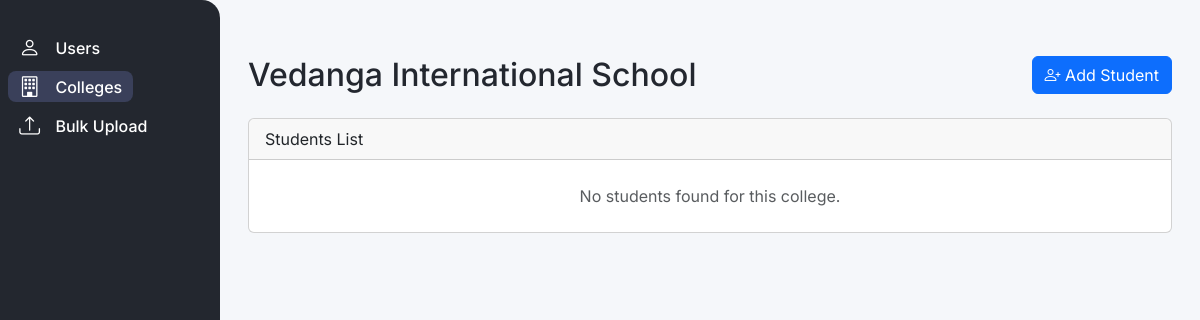
The page /dashboard/college_details/2/ on the database as committed earlier.
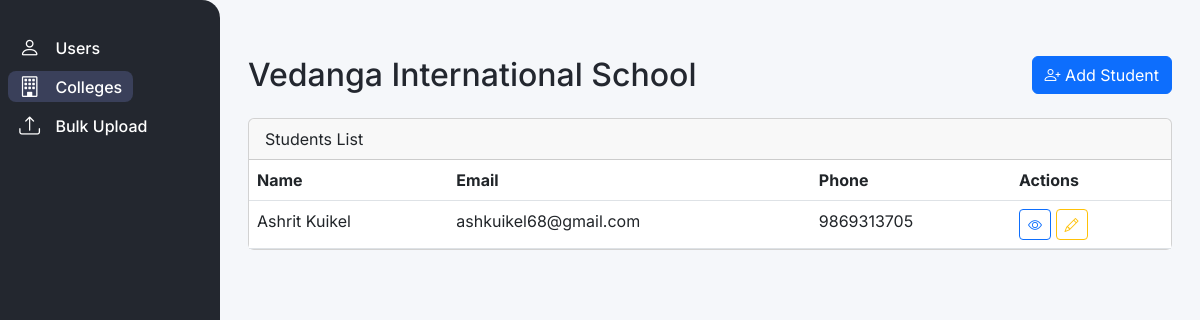
The same page on the database as committed later.
### vcards/models.py (models this page shows, shortened)
class BaseProfile(models.Model):
    name = models.CharField(max_length=255)
    phone = models.CharField(max_length=20)
    email = models.EmailField()
    bio = models.TextField(blank=True, null=True)
    username = models.CharField(max_length=150, unique=True)
    password = models.CharField(max_length=128)  # store hashed version
    profile_photo = models.ImageField(upload_to='profile_photos/', blank=True, null=True)
    cover_photo = models.ImageField(upload_to='cover_photos/', blank=True, null=True)
    skills = models.ManyToManyField(Skill, blank=True)
    show_portfolio = models.BooleanField(default=True)
    show_contact_card = models.BooleanField(default=True)
    facebook = models.URLField(blank=True, null=True)
    instagram = models.URLField(blank=True, null=True)
    twitter = models.URLField(blank=True, null=True)
    linkedin = models.URLField(blank=True, null=True)
    youtube = models.URLField(blank=True, null=True)
    tiktok = models.URLField(blank=True, null=True)
    github = models.URLField(blank=True, null=True)
    figma = models.URLField(blank=True, null=True)
    upwork = models.URLField(blank=True, null=True)
    website = models.URLField(blank=True, null=True)
    views = models.PositiveIntegerField(default=0)
    contact_clicks = models.PositiveIntegerField(default=0)
    downloads = models.PositiveIntegerField(default=0)
    created_at = models.DateTimeField(auto_now_add=True)
    class Meta:
        abstract = True

class StudentProfile(BaseProfile):
    college = models.ForeignKey(College, on_delete=models.CASCADE, related_name='students')

### vcards/views.py (the view)
# urls.py: path('dashboard/college_details/<int:college_id>/', college_details, name='college_details'),
def college_details(request, college_id):
    college = get_object_or_404(College, id=college_id)
    students = college.students.all()
    return render(request, 'college_details.html', {'college': college, 'students': students})

### vcards/Templates/college_details.html (shortened to what this page needs)
{% extends "base.html" %}
{% block content %}
<div class="container py-4">
    <div class="d-flex justify-content-between align-items-center mb-4">
        <h2 class="mb-0">{{ college.name }}</h2>
        <a href="{% url 'add_student_to_college' college.id %}?college={{ college.id }}" class="btn btn-primary">
            <i class="bi bi-person-plus"></i> Add Student
        </a>
    </div>
    <div class="card">
        <div class="card-header">
            Students List
        </div>
        <div class="card-body p-0">
            {% if students %}
            <div class="table-responsive">
                <table class="table table-hover mb-0">
                    <thead>
                        <tr>
                            <th>Name</th>
                            <th>Email</th>
                            <th>Phone</th>
                            <th style="width:160px;">Actions</th>
                        </tr>
                    </thead>
                    <tbody>
                        {% for student in students %}
                        <tr>
                            <td>{{ student.name }}</td>
                            <td>{{ student.email }}</td>
                            <td>{{ student.phone }}</td>
                            <td>
<button type="button" class="btn btn-sm btn-outline-primary" data-bs-toggle="modal" data-bs-target="#profileChoiceModal" data-student-id="{{ student.id }}" title="View Profile">
    <a href="{% url 'student_profile_choice' student.id %}">
         <i class="bi bi-eye"></i>
    </a>
</button>
                                <a href="{% url 'edit_student_auth' student.id %}" class="btn btn-sm btn-outline-warning" title="Edit">
                                    <i class="bi bi-pencil"></i>
                                </a>
                            </td>
                        </tr>
                        {% endfor %}
                    </tbody>
                </table>
            </div>
            {% else %}
                <div class="p-4 text-center text-muted">No students found for this college.</div>
            {% endif %}
        </div>
    </div>
</div>
{% endblock %}

Rows that differ between the two databases and show on the page:
added StudentProfile: name "Ashrit Kuikel", email "ashkuikel68@gmail.com", phone "9869313705"
Other text that changed with them:
text no longer shown: "No students found for this college."
text now shown: "Name Email Phone Actions"
